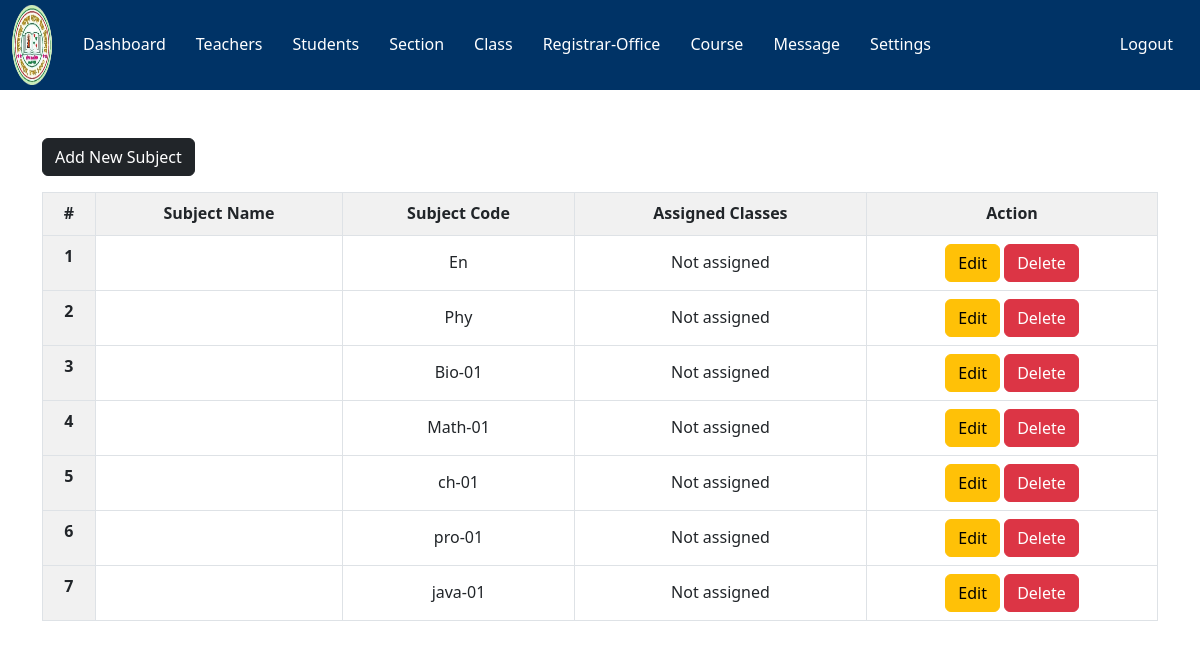
The app's page /admin/course.php (signed in), older data.
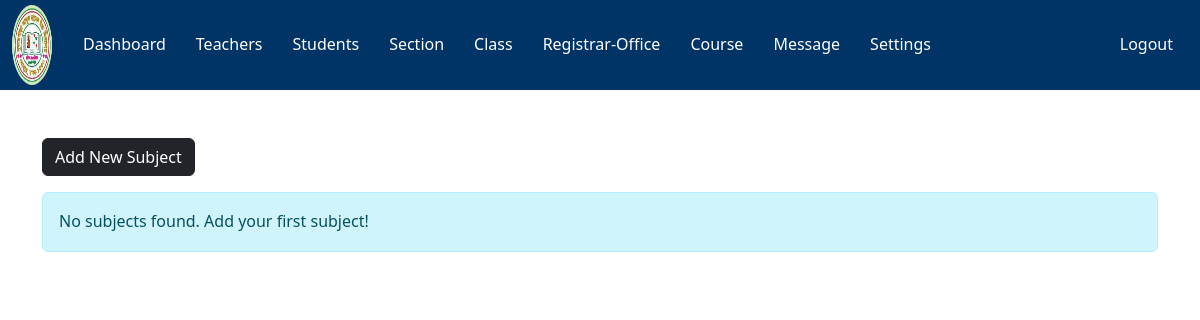
The same page, newer data.
### tables this page shows
CREATE TABLE `subjects` (
  `subject_id` int(11) NOT NULL AUTO_INCREMENT,
  `subject_name` varchar(100) NOT NULL,
  `subject_code` varchar(50) NOT NULL,
  PRIMARY KEY (`subject_id`)
);

### admin/data/subject.php (called while the page is built, shortened)
<?php
function getAllSubjects($conn) {
    $sql = "SELECT * FROM subjects ORDER BY subject_name";
    $stmt = $conn->prepare($sql);
    $stmt->execute();
    if ($stmt->rowCount() >= 1) {
        $subjects = $stmt->fetchAll();
        return $subjects;
    } else {
        return 0;
    }
}
function getSubjectClasses($subject_id, $conn) {
    $sql = "SELECT c.* FROM class c
            JOIN class_subjects cs ON c.class_id = cs.class_id
            WHERE cs.subject_id=?";
    $stmt = $conn->prepare($sql);
    $stmt->execute([$subject_id]);
    if ($stmt->rowCount() >= 1) {
        $classes = $stmt->fetchAll();
        return $classes;
    } else {
        return 0;
    }
}
?>

### admin/course.php (the view, shortened to what this page needs)
<?php
if (isset($_SESSION['admin_id']) && isset($_SESSION['role'])) {
    if ($_SESSION['role'] == 'Admin') {
        include "../DB_connection.php";
        include "data/subject.php";
        include "data/class.php";
        $subjects = getAllSubjects($conn);
?>
<!DOCTYPE html>
<html lang="en">
<head>
    <link rel="stylesheet" href="https://cdn.jsdelivr.net/npm/bootstrap@5.2.0/dist/css/bootstrap.min.css">
    <link rel="stylesheet" href="../css/style.css">
</head>
<body>
    <?php include "inc/navbar.php"; ?>
    <div class="container mt-5">
        <a href="course-add.php" class="btn btn-dark">Add New Subject</a>
        <?php if ($subjects != 0) { ?>
            <div class="table-responsive mt-3">
                <table class="table table-bordered">
                    <thead>
                        <tr>
                            <th scope="col">#</th>
                            <th scope="col">Subject Name</th>
                            <th scope="col">Subject Code</th>
                            <th scope="col">Assigned Classes</th>
                            <th scope="col">Action</th>
                        </tr>
                    </thead>
                    <tbody>
                        <?php foreach ($subjects as $i => $subject) {
                            $assigned_classes = getSubjectClasses($subject['subject_id'], $conn);
                        ?>
                        <tr>
                            <th scope="row"><?=$i+1?></th>
                            <td><?=$subject['subject_name']?></td>
                            <td><?=$subject['subject_code']?></td>
                            <td>
                                <?php if ($assigned_classes != 0) {
                                    $class_names = array_map(function($c) {
                                        return $c['class_name'];
                                    }, $assigned_classes);
                                    echo implode(', ', $class_names);
                                } else {
                                    echo 'Not assigned';
                                } ?>
                            </td>
                            <td>
                                <a href="course-edit.php?course_id=<?=$subject['subject_id']?>"
                                   class="btn btn-warning">Edit</a>
                                <a href="course-delete.php?course_id=<?=$subject['subject_id']?>"
                                   class="btn btn-danger">Delete</a>
                            </td>
                        </tr>
                        <?php } ?>
                    </tbody>
                </table>
            </div>
        <?php } else { ?>
            <div class="alert alert-info mt-3" role="alert">
                No subjects found. Add your first subject!
            </div>
        <?php } ?>
    </div>
</body>
</html>
<?php
    } else {
        header("Location: ../login.php");
        exit;
    }
} else {
    header("Location: ../login.php");
    exit;
}
?>

### admin/inc/navbar.php (shortened to what this page needs)
<nav class="navbar navbar-expand-lg navbar-dark bg-dark">
  <div class="container-fluid">
    <a class="navbar-brand" href="index.php">
      <img src="../logo.png" width="40">
    </a>
    <div class="collapse navbar-collapse" id="navbarSupportedContent">
      <ul class="navbar-nav me-auto mb-2 mb-lg-0"
          id="navLinks">
        <li class="nav-item">
          <a class="nav-link"
             aria-current="page"
             href="index.php">Dashboard</a>
        </li>
        <li class="nav-item">
          <a class="nav-link" href="teacher.php">Teachers</a>
        </li>
        <li class="nav-item">
          <a class="nav-link" href="student.php">Students</a>
        </li>
        <li class="nav-item">
          <a class="nav-link" href="section.php">Section</a>
        </li>
        <li class="nav-item">
          <a class="nav-link" href="class.php">Class</a>
        </li>
        <li class="nav-item">
          <a class="nav-link" href="registrar-office.php">Registrar-Office</a>
        </li>
        <li class="nav-item">
          <a class="nav-link" href="course.php">Course</a>
        </li>
        <li class="nav-item">
          <a class="nav-link" href="message.php">Message</a>
        </li>
        <li class="nav-item">
          <a class="nav-link" href="settings.php">Settings</a>
        </li>
      </ul>
      <ul class="navbar-nav me-right mb-2 mb-lg-0">
        <li class="nav-item">
          <a class="nav-link" href="../logout.php">Logout</a>
        </li>
      </ul>
  </div>
    </div>
</nav>

### css/style.css (style rules this page uses)
:root { --primary-color: #003366; --secondary-color: #ff6600; --light-color: #f8f9fa; --dark-color: #343a40; }
body { font-family: 'Segoe UI', Tahoma, Geneva, Verdana, sans-serif; line-height: 1.6; color: #333; }
.navbar { background-color: var(--primary-color) !important; padding: 0; }
.navbar-brand img { height: 80px; }
.nav-link { color: white !important; font-weight: 500; padding: 8px 15px !important; }
.table th { background-color: #f1f1f1; font-weight: 600; }
.table-bordered { border: 1px solid #dee2e6; }
.table-bordered th, .table-bordered td { border: 1px solid #dee2e6; }
.table-responsive { overflow-x: auto; }
.table th { background-color: #f1f1f1; font-weight: 600; text-align: center; }
.table td { text-align: center; vertical-align: middle; }

Row changes from the older to the newer data that the page shows:
removed subjects: subject_code "En"
removed subjects: subject_code "Phy"
removed subjects: subject_code "Bio-01"
removed subjects: subject_code "Math-01"
removed subjects: subject_code "ch-01"
removed subjects: subject_code "pro-01"
removed subjects: subject_code "java-01"
Text that changed along with them:
text no longer shown: "# Subject Name Subject Code Assigned Classes Action"
text now shown: "No subjects found. Add your first subject!"
